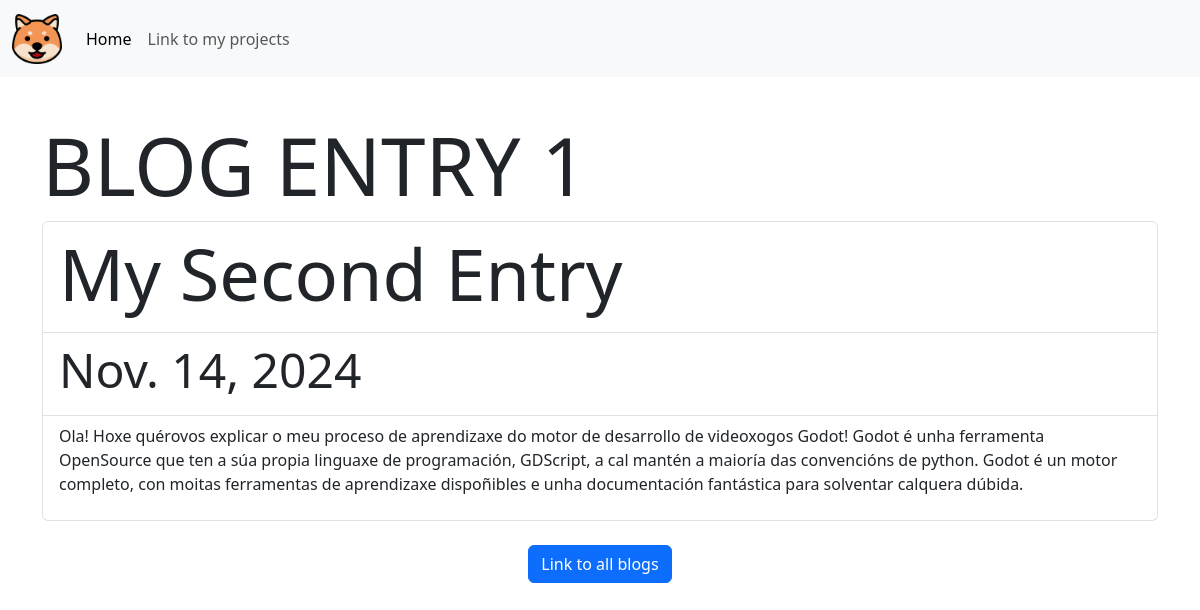
Page /blog/1/ on the committed database.
### blog/models.py (models this page shows)
class Blog(models.Model):
    title = models.CharField(max_length=200)
    data = models.DateField()
    description = models.TextField()

### blog/views.py (the view)
# urls.py: path('<int:blog_id>/', views.detail,name='detail')
def detail(request, blog_id):
    blog = get_object_or_404(Blog, pk=blog_id)
    return render(request, 'blog/detail.html',{'blog':blog})

### blog/templates/blog/detail.html
<!DOCTYPE html>
{%extends 'blog/base.html'%} {% block content %} {%load static%}
<br />
<div class="container mt-3">
	<h1 class="display-1">BLOG ENTRY {{blog.id}}</h1>
	<ul class="list-group">
		<li class="list-group-item">
			<h2 class="display-2">{{blog.title}}</h2>
		</li>
		<li class="list-group-item">
			<h5 class="display-5">{{blog.data}}</h5>
		</li>
		<li class="list-group-item">
			<p>{{blog.description}}</p>
		</li>
	</ul>
	<br />
	<p class="text-center">
		<a href="javascript:history.back()" class="btn btn-primary"
			>Link to all blogs</a
		>
	</p>
</div>
{%endblock%}

### rows in the picture
Blog: id "1", title "My Second Entry", data "Nov. 14, 2024", description "Ola! Hoxe quérovos explicar o meu proceso de aprendizaxe do motor de desarrollo de videoxogos Godot! Godot é unha ferramenta OpenSource que ten a súa propia linguaxe de programación, GDScript, a cal mantén a maioría das convencións de python. Godot é un motor completo, con moitas ferramentas de aprendizaxe dispoñibles e unha documentación fantástica para solventar calquera dúbida."
